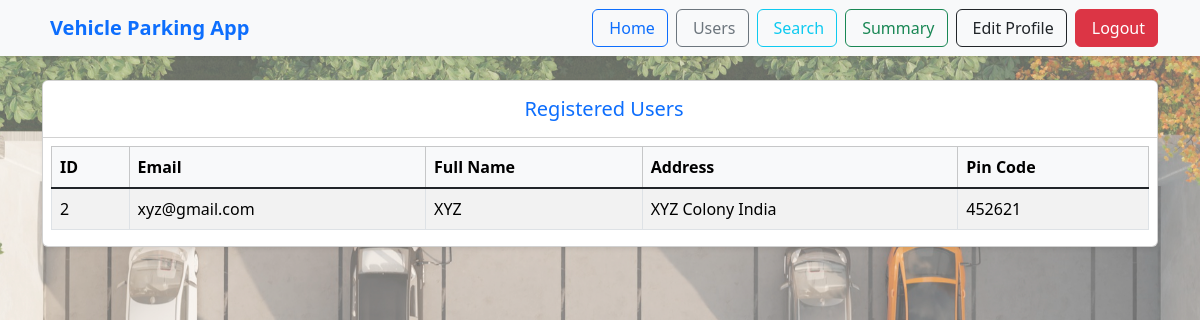
Page /users (signed in) on the earlier database version.
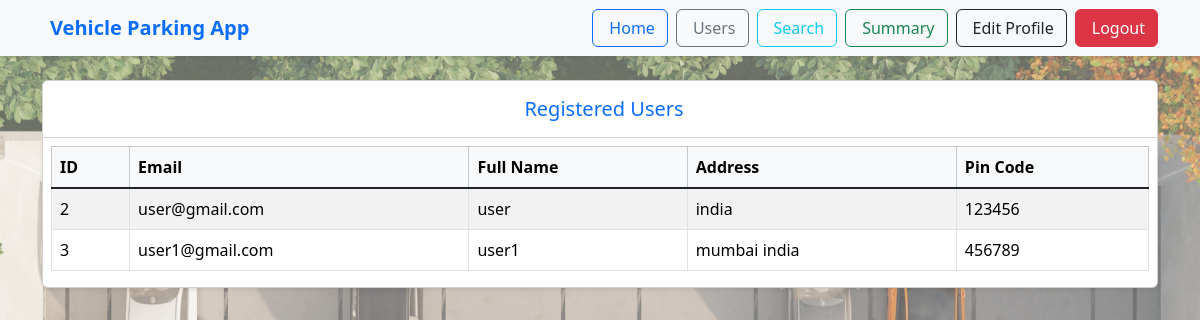
Same page on the later database version.
### models/models.py (models this page shows)
class User(db.Model):
    user_id = db.Column(db.Integer, primary_key=True, autoincrement = True )
    user_email = db.Column(db.String(100), unique = True , nullable = False)
    user_password = db.Column(db.String(250), nullable = False)
    user_name = db.Column(db.String(50), nullable = False)
    user_address = db.Column(db.String(250), nullable = True)
    user_pincode = db.Column(db.String(10), nullable = True)
    role_id = db.Column(db.Integer, db.ForeignKey('role.id'), nullable = True)
    role = db.relationship('Role', backref='user', lazy=True)

### controller/routes.py (the view)
@app.route('/users')
def users():
    if 'user_email' not in session or session.get('user_role',None) != 'admin':
        flash('Access denied! Admins only.', 'error')
        return redirect(url_for('home'))
    else:
        users = User.query.filter(User.role_id != 1 ).all()
        return render_template('users.html', users=users)

### templates/users.html (shortened to what this page needs)
{% extends 'base.html' %}
{% block content %}
<div class="container py-4">
  <div class="card shadow-sm">
    <div class="card-header bg-white">
      <h5 class="mb-0 text-primary text-center mb-2 mt-2">
        Registered Users
      </h5>
    </div>
    <div class="card-body p-2">
      <div class="table-responsive">
        <table class="table table-hover table-striped mb-2 align-middle table-bordered">
          <thead class="table-light">
            <tr>
              <th>ID</th>
              <th>Email</th>
              <th>Full Name</th>
              <th>Address</th>
              <th>Pin Code</th>
            </tr>
          </thead>
          <tbody class="table-group-divider">
            {% for user in users %}
              <tr>
                <td>{{ user.user_id }}</td>
                <td>{{ user.user_email }}</td>
                <td>{{ user.user_name }}</td>
                <td>{{ user.user_address }}</td>
                <td>{{ user.user_pincode }}</td>
              </tr>
            {% endfor %}
          </tbody>
        </table>
      </div>
    </div>
  </div>
</div>
{% endblock %}

Differences in the rows shown:
changed User id 2: user_email "xyz@gmail.com" → "user@gmail.com"; user_name "XYZ" → "user"; user_address "XYZ Colony India" → "india"; user_pincode "452621" → "123456"
added User: user_id "3", user_email "user1@gmail.com", user_name "user1", user_address "mumbai india", user_pincode "456789"
